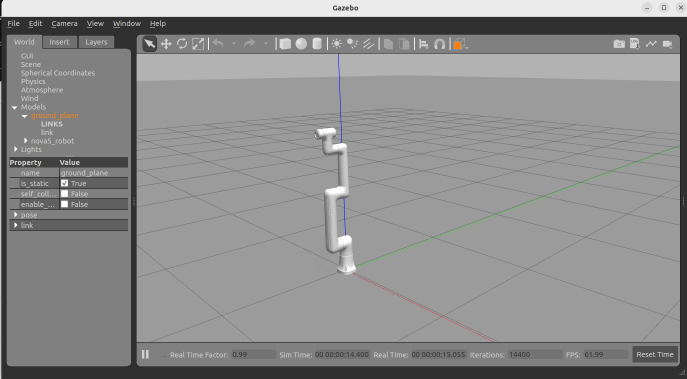
#> input picture src/DOBOT_6Axis_ROS2_V3/image/gazebo.jpg, 1374 x 758 px (shown at 1/2 size)
$ python roi_picker.py ../../src/DOBOT_6Axis_ROS2_V3/image/gazebo.jpg
#> lines starting #> are read from the running program, lines starting #| are printed output that depends on the picture
#!/usr/bin/env python3
"""
ROI Picker — multi-ROI version. Click 4 corners per ROI, lặp qua nhiều ROI có
tên (vd: TRAY + ROW1..ROW5 = 6 ROI × 4 corners = 24 clicks).

Output coords ở production 1280×720 (matching cam0HP/yolo/bounding_boxes).

Usage:
    python3 roi_picker.py [/path/to/image.png]
    # No arg → auto pick latest ~/Pictures/roi/*.png

Default ROI sequence: TRAY, ROW1, ROW2, ROW3, ROW4, ROW5
    Customize: ROI_NAMES=TRAY,R1,R2,R3,R4,R5,R6 python3 roi_picker.py

Controls:
    Left click   → place corner (4 corners per ROI, auto-advance)
    R            → reset CURRENT ROI clicks
    B            → back to previous ROI
    S            → skip current ROI (leaves it empty)
    Q / ESC      → quit early
    Enter        → confirm (after all ROIs done) or skip-to-next
"""
import cv2
import sys
import os
import glob

PROD_W, PROD_H = 1280, 720

DEFAULT_ROI_NAMES = ["TRAY", "ROW1", "ROW2", "ROW3", "ROW4", "ROW5"]
ROI_NAMES = os.environ.get("ROI_NAMES", "").strip()
ROI_NAMES = [s.strip() for s in ROI_NAMES.split(",") if s.strip()] or DEFAULT_ROI_NAMES

# State
current_roi_idx = 0
roi_corners = {name: [] for name in ROI_NAMES}
draw_img = None
base_img = None

# Distinct colors per ROI (BGR)
PALETTE = [
    (0, 255, 0),     # green - TRAY
    (0, 200, 255),   # orange - ROW1
    (255, 100, 100), # blue  - ROW2
    (255, 255, 0),   # cyan  - ROW3
    (200, 100, 255), # pink  - ROW4
    (100, 255, 255), # yellow- ROW5
    (255, 0, 255),   # magenta
    (0, 100, 255),   # red-orange
]


def color_for(idx):
    return PALETTE[idx % len(PALETTE)]


def redraw_all():
    """Render base image + all stored ROIs."""
    global draw_img
    draw_img = base_img.copy()
    for idx, name in enumerate(ROI_NAMES):
        color = color_for(idx)
        pts = roi_corners[name]
        for i, (x, y) in enumerate(pts):
            cv2.circle(draw_img, (x, y), 6, color, -1)
            label = f"{name[0:3]}{i+1}"
            cv2.putText(draw_img, label, (x + 8, y - 8),
                        cv2.FONT_HERSHEY_SIMPLEX, 0.5, color, 1)
        # connect lines
        n = len(pts)
        if n >= 2:
            for i in range(n - 1):
                cv2.line(draw_img, pts[i], pts[i+1], color, 2)
        if n == 4:
            cv2.line(draw_img, pts[3], pts[0], color, 2)

    # Header overlay
    if current_roi_idx < len(ROI_NAMES):
        name = ROI_NAMES[current_roi_idx]
        done = len(roi_corners[name])
        header = f"{current_roi_idx+1}/{len(ROI_NAMES)}  {name}: {done}/4 corners"
        color = color_for(current_roi_idx)
    else:
        header = "All ROIs picked — press Enter to confirm"
        color = (0, 255, 0)
    cv2.rectangle(draw_img, (0, 0), (PROD_W, 30), (0, 0, 0), -1)
    cv2.putText(draw_img, header, (10, 22), cv2.FONT_HERSHEY_SIMPLEX, 0.7,
                color, 2)

    cv2.imshow('ROI Picker', draw_img)


def on_mouse(event, x, y, flags, param):
    global current_roi_idx
    if event != cv2.EVENT_LBUTTONDOWN:
        return
    if current_roi_idx >= len(ROI_NAMES):
        return
    name = ROI_NAMES[current_roi_idx]
    if len(roi_corners[name]) >= 4:
        return
    roi_corners[name].append((x, y))
    print(f"  [{name}] Corner {len(roi_corners[name])}: ({x}, {y})")
    if len(roi_corners[name]) == 4:
        current_roi_idx += 1
        if current_roi_idx < len(ROI_NAMES):
            next_name = ROI_NAMES[current_roi_idx]
            print(f"→ Next: {next_name}")
        else:
            print("→ All ROIs done. Press Enter to confirm, B to revise.")
    redraw_all()


def main():
    global base_img, current_roi_idx

    if len(sys.argv) > 1:
        path = sys.argv[1]
    else:
        roi_pics = sorted(glob.glob(os.path.expanduser('~/Pictures/roi/*.png')),
                          key=os.path.getmtime)
        if roi_pics:
            path = roi_pics[-1]
            print(f"Using latest ROI capture: {path}")
        else:
            train_pics = sorted(glob.glob(os.path.expanduser('~/Pictures/cam_*.png')),
                                key=os.path.getmtime)
            if not train_pics:
                print("❌ No images. Run camera_roi.py first.")
                sys.exit(1)
            path = train_pics[-1]
            print(f"⚠️  No ROI capture. Using training image (will resize): {path}")

    img_orig = cv2.imread(path)
#> img_orig is the input picture: shape (758, 1374, 3); mean B, G, R 140.8, 140.8, 140.8
    if img_orig is None:
        print(f"❌ Cannot read {path}")
        sys.exit(1)

    h, w = img_orig.shape[:2]
#> h = 758; w = 1374
    print(f"Source: {w}×{h}")
#| Source: 1374×758
    if (w, h) != (PROD_W, PROD_H):
        print(f"⚠️  Resizing to production {PROD_W}×{PROD_H}")
        base_img = cv2.resize(img_orig, (PROD_W, PROD_H))
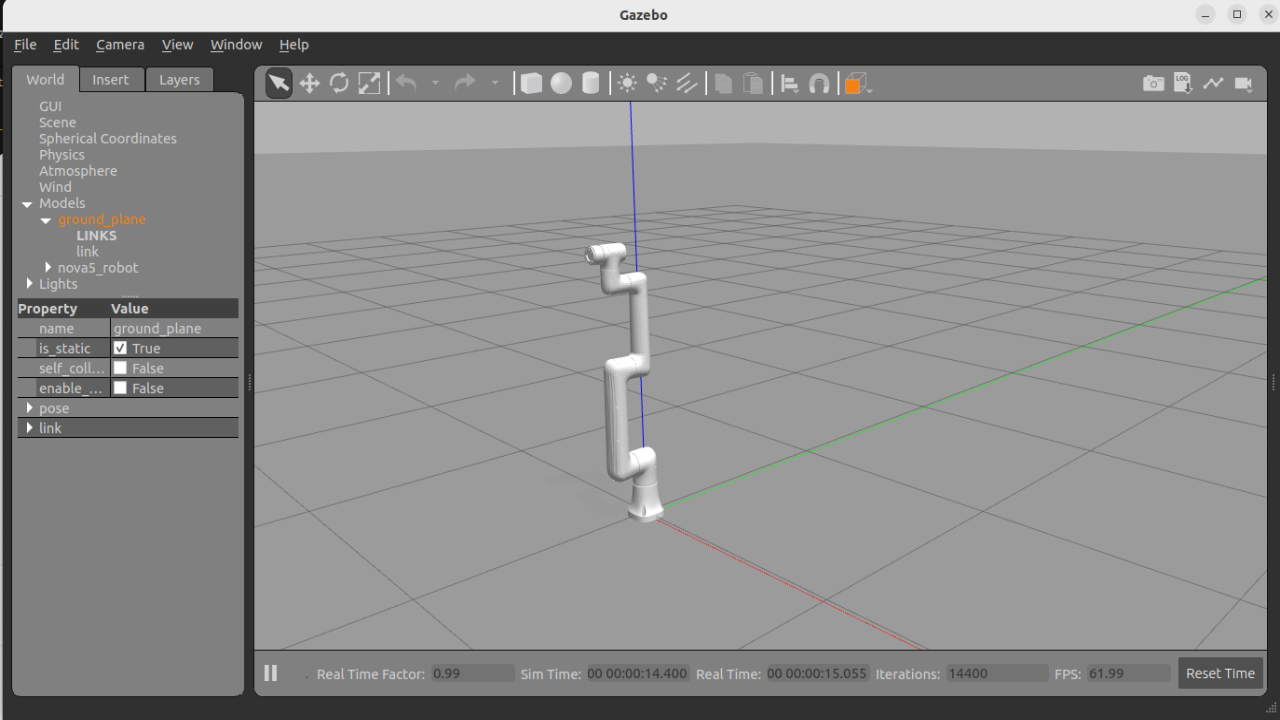
#> base_img: shape (720, 1280, 3); mean B, G, R 140.7, 140.8, 140.8
    else:
        base_img = img_orig.copy()

    print()
    print(f"ROI sequence ({len(ROI_NAMES)} ROIs × 4 corners "
          f"= {len(ROI_NAMES)*4} clicks):")
    for i, n in enumerate(ROI_NAMES):
        print(f"  {i+1}. {n}")
    print()
    print("Keys: R=reset current  B=back  S=skip current  "
          "Q/ESC=quit  Enter=confirm/next")
    print()

    cv2.namedWindow('ROI Picker', cv2.WINDOW_NORMAL)
    cv2.resizeWindow('ROI Picker', PROD_W, PROD_H)
    cv2.setMouseCallback('ROI Picker', on_mouse)
    redraw_all()
#> in redraw_all, `cv2.putText(draw_img, header, (10, 22), cv2.FONT_HERSHEY_SIMPLEX, 0.7,..`:
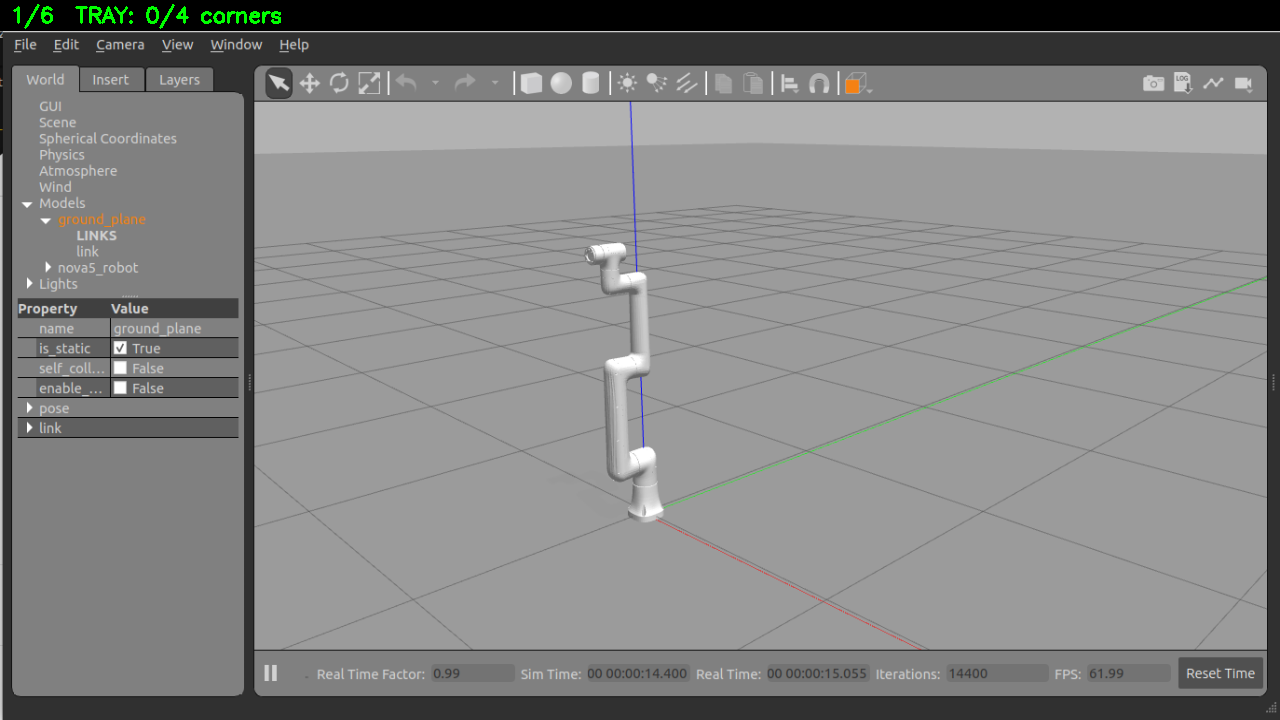
#> draw_img: shape (720, 1280, 3); mean B, G, R 130.7, 131.2, 130.8

    while True:
        key = cv2.waitKey(30) & 0xFF
#> (key q is pressed here)
        if key in (27, ord('q')):
            print("Cancelled.")
            cv2.destroyAllWindows()
            return
        if key == ord('r') and current_roi_idx < len(ROI_NAMES):
            name = ROI_NAMES[current_roi_idx]
            print(f"Reset {name}.")
            roi_corners[name].clear()
            redraw_all()
        if key == ord('b') and current_roi_idx > 0:
            current_roi_idx -= 1
            name = ROI_NAMES[current_roi_idx]
            roi_corners[name].clear()
            print(f"← Back to {name}.")
            redraw_all()
        if key == ord('s') and current_roi_idx < len(ROI_NAMES):
            name = ROI_NAMES[current_roi_idx]
            print(f"Skipped {name}.")
            current_roi_idx += 1
            redraw_all()
        if key in (13, 10):
            if current_roi_idx >= len(ROI_NAMES):
                break  # all done, confirm
            # else: ignore Enter mid-pick

    cv2.destroyAllWindows()

    # Report
    print()
    print("=" * 72)
    print(f"ROI corners — production 1280×720 (matches Detection2D bbox space)")
    print("=" * 72)

    for name in ROI_NAMES:
        pts = roi_corners[name]
        print(f"\n--- {name} ({len(pts)}/4 corners) ---")
        if not pts:
            print("  (skipped/empty)")
            continue
        for i, (x, y) in enumerate(pts):
            print(f"  P{i+1}: ({x}, {y})")

    # C++ paste
    print()
    print("─── C++ paste block ──────────────────────────────────────────────")
    print("// Tray + rows (paste vào vision_decision_node.cpp / robot_logic_node.cpp)")
    for name in ROI_NAMES:
        pts = roi_corners[name]
        if len(pts) != 4:
            print(f"// {name} — incomplete ({len(pts)} corners), bỏ qua")
            continue
        print(f"std::vector<std::pair<int,int>> {name.lower()}_corners = {{")
        for x, y in pts:
            print(f"    {{{x}, {y}}},")
        print("};")

    print()
    print("─── Axis-aligned bbox per ROI ───────────────────────────────────")
    for name in ROI_NAMES:
        pts = roi_corners[name]
        if len(pts) != 4:
            continue
        xs = [p[0] for p in pts]
        ys = [p[1] for p in pts]
        print(f"  {name:8s}  min_x={min(xs):4d}  max_x={max(xs):4d}  "
              f"min_y={min(ys):4d}  max_y={max(ys):4d}")

    # Optional: save to JSON for reuse
    try:
        import json
        out_path = os.path.expanduser(f'~/Pictures/roi/last_picks.json')
        with open(out_path, 'w') as f:
            json.dump({n: roi_corners[n] for n in ROI_NAMES}, f, indent=2)
        print(f"\n💾 Saved to {out_path}")
    except Exception as e:
        print(f"(JSON save failed: {e})")


if __name__ == '__main__':
    main()
